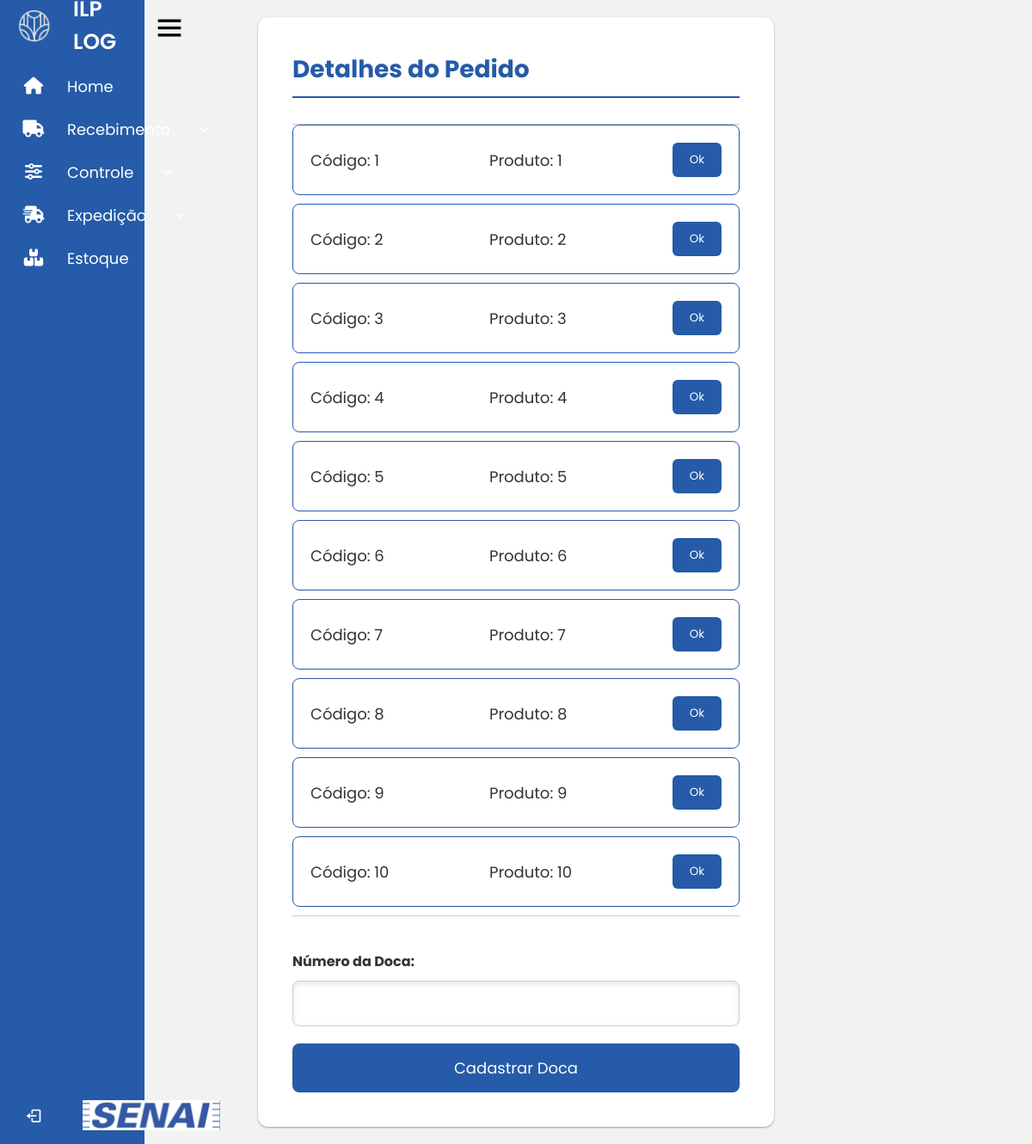
The page /SENAI_LOGISTICA/home/picking/buscarpedido.php?pedido_id=10 on the database its author committed.
### tables this page shows
CREATE TABLE `produtos` (
  `id` int(11) NOT NULL,
  `pedidob` varchar(255) NOT NULL,
  `cod_prod` varchar(255) NOT NULL,
  `nome_produto` varchar(255) NOT NULL,
  `un_prod` varchar(50) DEFAULT NULL,
  `qtd_prod` int(11) DEFAULT NULL,
  `rsunit_prod` decimal(10,2) DEFAULT NULL,
  `ncm_prod` varchar(50) DEFAULT NULL,
  `cst_prod` varchar(50) DEFAULT NULL,
  `cfop_prod` varchar(50) DEFAULT NULL
);

### SENAI_LOGISTICA/home/picking/buscarpedido.php (the view, shortened to what this page needs)
<!DOCTYPE html>
<html lang="pt-br">
<head>
    <link rel="stylesheet">
    <link href='https://unpkg.com/boxicons@2.1.4/css/boxicons.min.css' rel='stylesheet'>
    <link rel="stylesheet" href="https://cdnjs.cloudflare.com/ajax/libs/font-awesome/6.5.2/css/all.min.css">
</head>
<body>
<?php
    include "../../sidebarALU.php";
    ?>
    <div class="container">
        <div class="header">
        <h1>Detalhes do Pedido</h1>
        </div>
        <form action="buscarpedido.php" method="post">
            <ul class="produto-list">
                <?php
                $servername = "localhost";
                $username = "root";
                $password = "";
                $dbname = "senai";
                $conn = new mysqli($servername, $username, $password, $dbname);
                if (isset($_GET['pedido_id'])) {
                    $pedido_id = $_GET['pedido_id'];
                    $sql_produtos = "SELECT * FROM produtos WHERE pedidob = '$pedido_id'";
                    $result_produtos = $conn->query($sql_produtos);
                    if ($result_produtos) {
                        if ($result_produtos->num_rows > 0) {
                            while ($row_produtos = $result_produtos->fetch_assoc()) {
                                $nome_produto = htmlspecialchars($row_produtos["nome_produto"]);
                                echo "<li class='produto-item'>";
                                echo "  <ul class='produto-info'>";
                                echo "    <li class='produto-codigo'>Código: " . htmlspecialchars($row_produtos["cod_prod"]) . "</li>";
                                echo "    <li class='produto-nome'>Produto: " . $nome_produto . "</li>";
                                echo "    <li><button type='button' class='ok-button'>Ok</button></li>";
                                echo "  </ul>";
                                echo "</li>";
                            }
                        } else {
                            echo "<li>Nenhum produto encontrado para este pedido.</li>";
                        }
                    } else {
                        echo "<li>Erro na execução da consulta: " . $conn->error . "</li>";
                    }
                } else {
                    echo "<li>Erro: Pedido ID não fornecido.</li>";
                }
                ?>
            </ul>
            <div class="doca-section">
                <label for="numero_doca">Número da Doca:</label>
                <input type="number" id="numero_doca" name="numero_doca" required>
                <button type="submit">Cadastrar Doca</button>
            </div>
        </form>
    </div>
</body>
</html>

### SENAI_LOGISTICA/home/picking/buscarpedido.php (style rules this page uses)
body { font-family: 'Segoe UI', Tahoma, Geneva, Verdana, sans-serif; background-color: #f2f2f2; margin: 0; min-height: 100vh; padding: 20px; display: flex; justify-content: center; align-items: center; }
.header { display: flex; justify-content: space-between; align-items: center; border-bottom: 2px solid rgb(37, 91, 168); padding-bottom: 10px; margin-bottom: 30px; }
.header h1 { color: rgb(37, 91, 168); font-size: 28px; margin: 0; }
.container { background-color: #ffffff; border-radius: 12px; box-shadow: rgba(0, 0, 0, 0.12) 0px 1px 3px, rgba(0, 0, 0, 0.24) 0px 1px 2px; padding: 40px; max-width: 600px; width: 100%; text-align: center; }
.produto-list { list-style-type: none; padding: 0; margin: 20px 0; border-top: 1px solid #ccc; border-bottom: 1px solid #ccc; }
.produto-item { background-color: #ffffff; border-radius: 8px; padding: 20px; margin-bottom: 10px; border: 1px solid rgb(37, 91, 168); }
.produto-info { list-style-type: none; padding: 0; margin: 0; display: flex; justify-content: space-between; align-items: center; font-size: 18px; color: #333; }
.doca-section { margin-top: 40px; text-align: left; }
label { font-weight: bold; color: #333; font-size: 16px; }
input[type="number"] { width: 100%; padding: 12px; margin-top: 10px; border-radius: 8px; border: 1px solid #ccc; background-color: #ffffff; color: #333; font-size: 18px; box-shadow: inset 0 3px 6px rgba(0, 0, 0, 0.1); }
button[type="submit"] { background-color: rgb(37, 91, 168); color: white; border: none; padding: 15px; cursor: pointer; border-radius: 8px; font-size: 18px; margin-top: 20px; width: 100%; transition: background-color 0.3s ease; }
.ok-button { background-color: rgb(37, 91, 168); color: white; border: none; padding: 10px 20px; cursor: pointer; border-radius: 6px; transition: background-color 0.3s ease; }

### SENAI_LOGISTICA/sidebarALU.php (style rules this page uses)
* { font-family: "Poppins", sans-serif; box-sizing: border-box; padding: 0; margin: 0; }

### rows shown on the page
produtos: cod_prod "1", nome_produto "1"
produtos: cod_prod "2", nome_produto "2"
produtos: cod_prod "3", nome_produto "3"
produtos: cod_prod "4", nome_produto "4"
produtos: cod_prod "5", nome_produto "5"
produtos: cod_prod "6", nome_produto "6"
produtos: cod_prod "7", nome_produto "7"
produtos: cod_prod "8", nome_produto "8"
produtos: cod_prod "9", nome_produto "9"
produtos: cod_prod "10", nome_produto "10"
